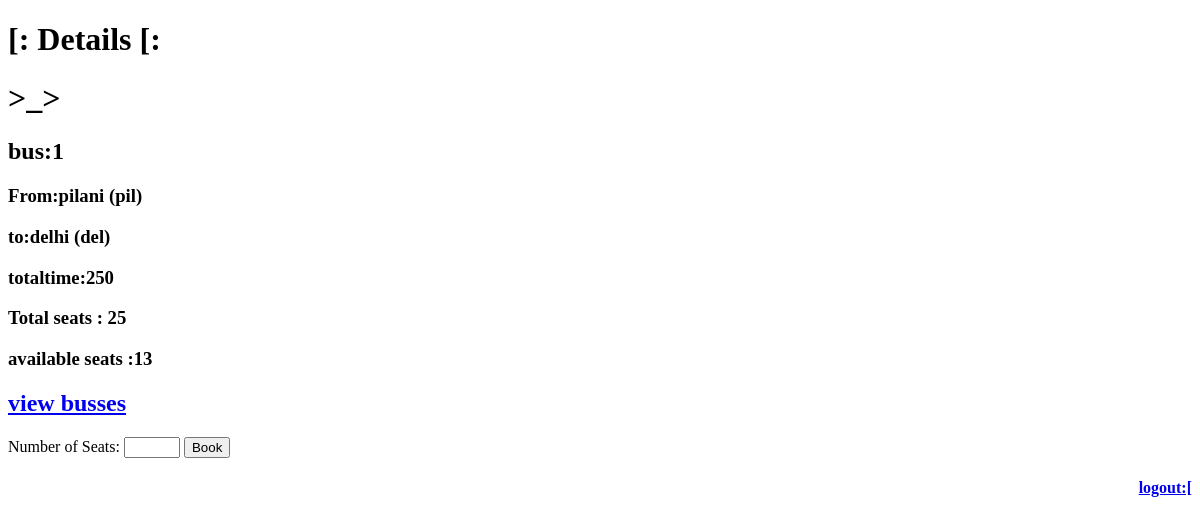
Before: /end/1/ (signed in) with the older database file.
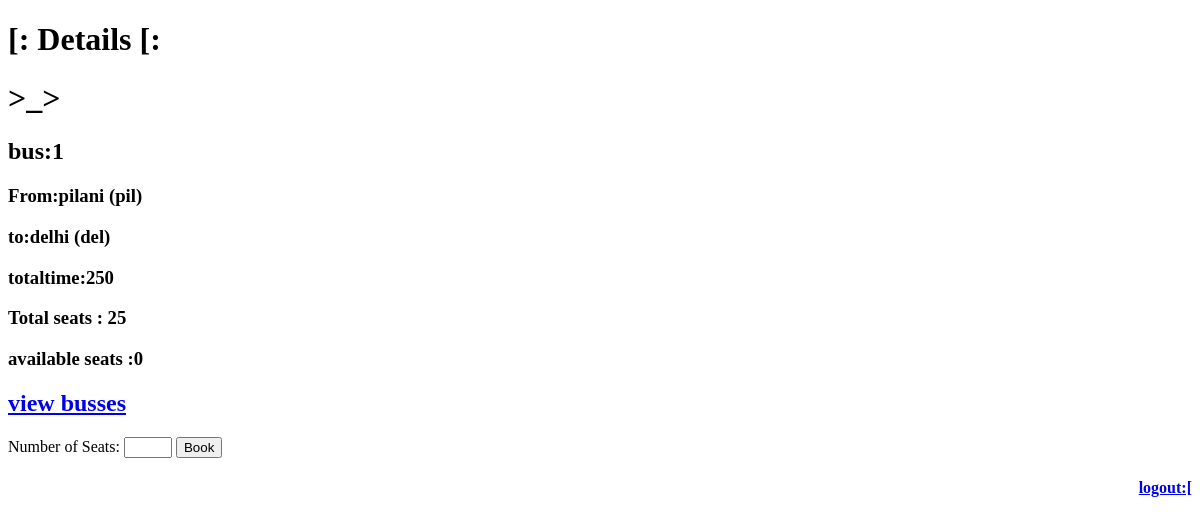
After: the same page with the newer database file.
### end/models.py (models this page shows)
class Bus(models.Model):
    boarding = models.ForeignKey(Station,on_delete=models.CASCADE,related_name="departure")
    destination = models.ForeignKey(Station,on_delete=models.CASCADE,related_name="arrivals")
    duration = models.IntegerField()
    seats = models.IntegerField(default=25)
    availableseats = models.IntegerField(default=25)

class Station(models.Model):
    code = models.CharField(max_length=10)
    city = models.CharField(max_length=60)
    def __str__(self):
        return f"{self.city} ({self.code})"

### end/views.py (the view, shortened to what this page needs)
# urls.py: path("<int:bus_id>/",views.details,name="bus"),
def details(request,bus_id):
    if not request.user.is_authenticated:
        return HttpResponseRedirect(reverse("login"))
    bus =  Bus.objects.get(id=bus_id)
    return render(request, "end/bus.html", {
        "bus": bus
        })

### end/templates/end/bus.html (shortened to what this page needs)
{% extends "end/layout.html" %}
{% block body %}
    <h1>[: Details [:</h1>
    <h1>>_></h1>
    <h2>bus:{{bus.id}}</h2>
    <h3>From:{{ bus.boarding}}</h3>
    <h3>to:{{ bus.destination}}</h3>
    <h3>totaltime:{{bus.duration}}</h3>
    <h3>Total seats : {{bus.seats}}</h3>
    <h3>available seats :{{bus.availableseats}}</h3>
    <div>
        <h2>
            <a href="{% url 'home' %}">view busses</a>
        </h2>
    </div>
    <form method="post">
        <label for="seats">Number of Seats:</label>
        <input type="number" id="seats" name="bookseats" min="1" max="{{ bus.availableseats }}" required>
        <button type="submit">Book</button>
    </form>
{% endblock %}

Changed rows visible on the page:
changed Bus "pilani (pil)": availableseats "13" → "0"
